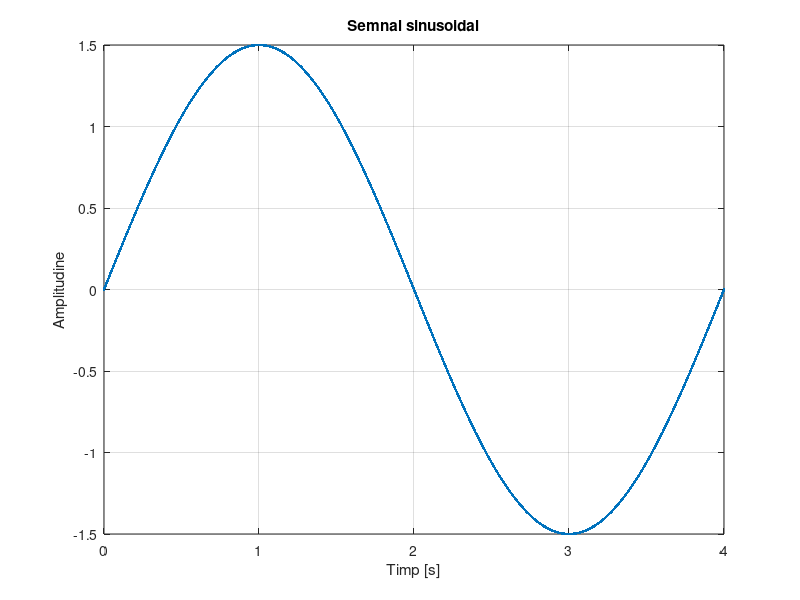

Here is the MATLAB script that generated this plot:
 %Semnal dreptunghiular cu rezolutie temporara 2ms

   t = 0:0.002:2;      % timpul de la 0 la 2 secunde cu rezolutie temporara de 2ms
   x = square(t, 25);       % sintaxa square deseneaza un grafic dreptunghiular de perioada t si factor de umplere 25%

 plot(t,x,'.-');
 title('Semnal dreptunghiular');
 xlabel('Timp [s]');
 ylabel('Amplitudine');
 grid;      %traseaza reteaua de puncte
 
 
 
 %Semnal dreptunghiular cu rezolutie temporara 20ms

   t = 0:0.02:2;    % rezolutia temporara este acum de 20ms
   x = square(t, 25);

plot(t,x,'.-');
title('Semnal dreptunghiular');
xlabel('Timp [s]');
ylabel('Amplitudine');
grid;

%Semnal dreptunghiular cu rezolutie temporara 200ms

  t = 0:0.2:2;    % rezolutia temporara este acum de 200ms
  x = square(t, 25);
  
plot(t,x,'.-');
title('Semnal dreptunghiular');
xlabel('Timp [s]');
ylabel('Amplitudine');
grid;

%2. Semnal triunghiular periodic

  t = 0:0.002:5;      % timpul de la 0 la 5 secunde cu rezolutie temporara de 2ms
  x = sawtooth (2 * pi * 140 * t , 0.5);      % 0.5 specifica o forma simetrica a semnalului triunghiular

plot(t,x);
title('Semnal triunghiular');
xlabel('Timp [s]');
ylabel('Amplitudine');
grid;

% Semnal sinusoidal redresat mono alternanţă

   A = 0.8;   % amplitudinea 
   T = 3;
   F = 1 / T;
   t = 0:0.002:3;    % timpul de la 0 la 3 secunde cu rezolutie temporara de 2ms
   s = A*sin(2*pi*F*t);     % sintaxa sin deseneaza un grafic sinusoidal cu amplitudinea A, perioada t si frecventa F

plot(t,s,'.-');
xlabel('Timp [s]');
ylabel('Amplitudine');
title('Semnal sinusoidal');
grid;


% Semnal sinusoidal redresat dublă alternanţă

  A = 1.5;   % amplitudinea 
  T = 4;
  F = 1 / T;
  t = 0:0.002:4;    % timpul de la 0 la 4 secunde cu rezolutie temporara de 2ms
  s = A*sin(2*pi*F*t);     % sintaxa sin deseneaza un grafic sinusoidal cu amplitudinea A, perioada t si frecventa F

plot(t,s,'.-')
title('Semnal sinusoidal');
xlabel('Timp [s]');
ylabel('Amplitudine');
grid;
